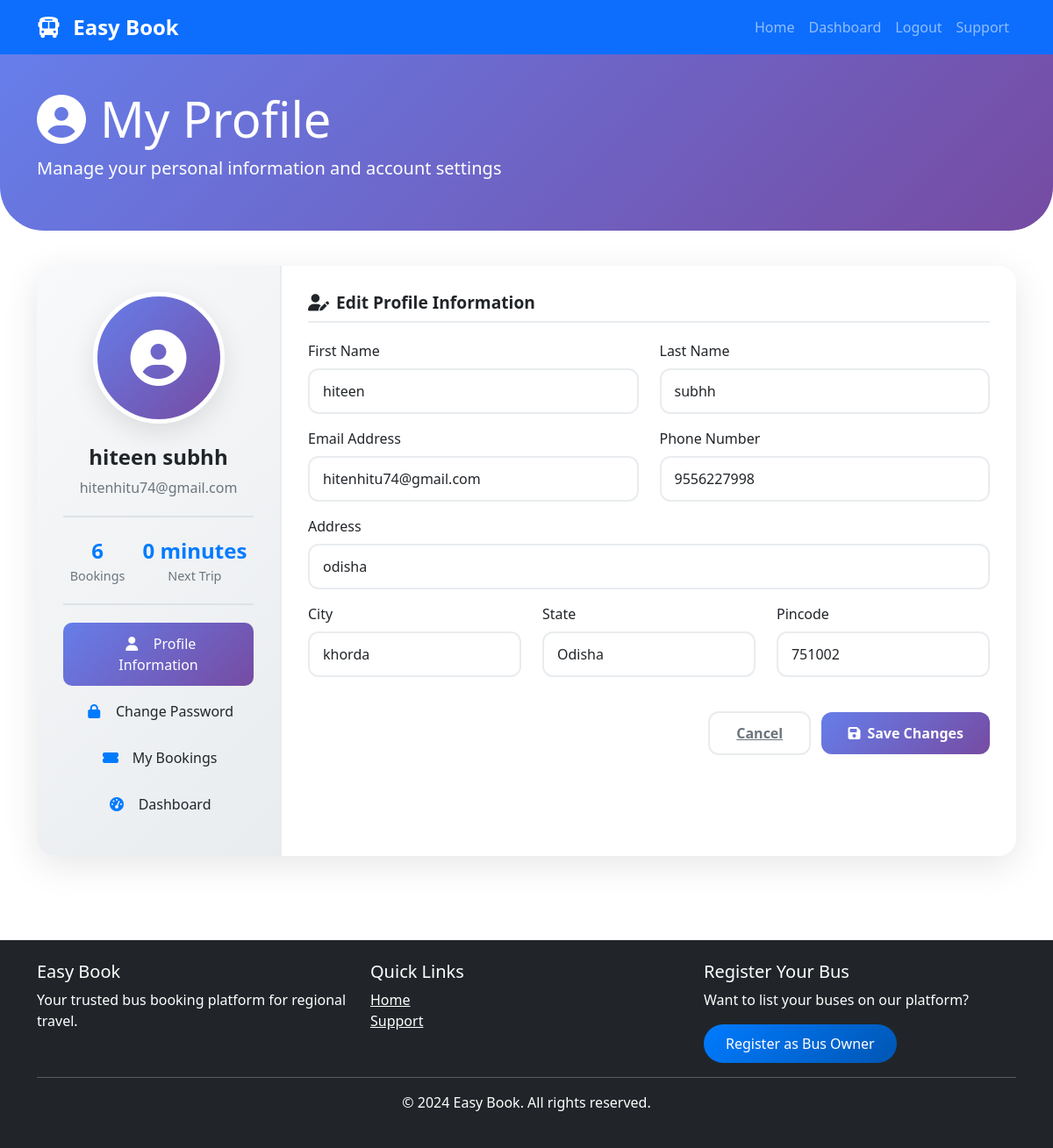
The app's page /accounts/profile/ (signed in) with its own data.
### easybook/apps/accounts/models.py (models this page shows, shortened)
class User(AbstractUser):
    USER_TYPES = (
        ('customer', 'Customer'),
        ('bus_owner', 'Bus Owner'),
        ('admin', 'Admin'),
    )
    user_type = models.CharField(max_length=20, choices=USER_TYPES, default='customer')
    phone = models.CharField(max_length=15, unique=True)
    email_verified = models.BooleanField(default=False)
    phone_verified = models.BooleanField(default=False)
    profile_pic = models.ImageField(upload_to='profile_pics/', null=True, blank=True)
    address = models.CharField(max_length=255, blank=True, null=True)
    city = models.CharField(max_length=100, blank=True, null=True)
    state = models.CharField(max_length=100, blank=True, null=True)
    pincode = models.CharField(max_length=10, blank=True, null=True)
    date_of_birth = models.DateField(null=True, blank=True)
    created_at = models.DateTimeField(auto_now_add=True)
    updated_at = models.DateTimeField(auto_now=True)
    groups = models.ManyToManyField(
        'auth.Group',
        verbose_name='groups',
        blank=True,
        help_text='The groups this user belongs to.',
        related_name="custom_user_set",
        related_query_name="custom_user",
    )
    user_permissions = models.ManyToManyField(
        'auth.Permission',
        verbose_name='user permissions',
        blank=True,
        help_text='Specific permissions for this user.',
        related_name="custom_user_set",
        related_query_name="custom_user",
    )

### easybook/apps/bookings/models.py (models this page shows, shortened)
class Booking(models.Model):
    BOOKING_STATUS = (
        ('pending', 'Pending'),
        ('confirmed', 'Confirmed'),
        ('cancelled', 'Cancelled'),
        ('completed', 'Completed'),
    )
    user = models.ForeignKey(User, on_delete=models.CASCADE, limit_choices_to={'user_type': 'customer'}, related_name='customer_bookings')
    route = models.ForeignKey(Route, on_delete=models.CASCADE, related_name='route_bookings')
    booking_date = models.DateTimeField(auto_now_add=True)
    journey_date = models.DateField()
    total_amount = models.DecimalField(max_digits=10, decimal_places=2)
    status = models.CharField(max_length=20, choices=BOOKING_STATUS, default='pending')
    payment_id = models.CharField(max_length=100, blank=True, null=True)
    payment_method = models.CharField(max_length=50, blank=True, null=True)
    booking_reference = models.CharField(max_length=20, unique=True)

### easybook/apps/accounts/views.py (the view, shortened to what this page needs)
# urls.py: path('profile/', views.profile_view, name='profile'),
@login_required
def profile_view(request):
    return render(request, 'customer/profile.html', {'user': request.user})

### templates/customer/profile.html (shortened to what this page needs)
{% extends 'base.html' %}
{% load static %}
{% block content %}
<div class="profile-header">
    <div class="container">
        <h1 class="display-4"><i class="fas fa-user-circle me-3"></i>My Profile</h1>
        <p class="lead">Manage your personal information and account settings</p>
    </div>
</div>
<div class="container mb-5">
    <div class="profile-card">
        <div class="row g-0">
            <div class="col-md-3">
                <div class="profile-sidebar">
                    <div class="profile-avatar">
                        <i class="fas fa-user-circle"></i>
                    </div>
                    <div class="profile-name">{{ user.get_full_name|default:user.username }}</div>
                    <div class="profile-email">{{ user.email }}</div>
                    <div class="profile-stats">
                        <div class="stat-item">
                            <div class="stat-value">{{ user.customer_bookings.count }}</div>
                            <div class="stat-label">Bookings</div>
                        </div>
                        <div class="stat-item">
                            <div class="stat-value">
                                {% if user.customer_bookings.all %}
                                    {{ user.customer_bookings.all.0.journey_date|timeuntil }}
                                {% else %}
                                    0
                                {% endif %}
                            </div>
                            <div class="stat-label">Next Trip</div>
                        </div>
                    </div>
                    <div class="nav flex-column nav-pills">
                        <a class="nav-link active" href="#profile" data-bs-toggle="pill">
                            <i class="fas fa-user me-2"></i> Profile Information
                        </a>
                        <a class="nav-link" href="#password" data-bs-toggle="pill">
                            <i class="fas fa-lock me-2"></i> Change Password
                        </a>
                        <a class="nav-link" href="{% url 'my_bookings' %}">
                            <i class="fas fa-ticket-alt me-2"></i> My Bookings
                        </a>
                        <a class="nav-link" href="{% url 'dashboard' %}">
                            <i class="fas fa-tachometer-alt me-2"></i> Dashboard
                        </a>
                    </div>
                </div>
            </div>
            <div class="col-md-9">
                <div class="profile-content">
                    <div class="tab-content">
                        <div class="tab-pane fade show active" id="profile">
                            <h4 class="form-section-title"><i class="fas fa-user-edit me-2"></i>Edit Profile Information</h4>
                            <form method="POST" action="{% url 'profile' %}">
                                <div class="row">
                                    <div class="col-md-6 mb-3">
                                        <label class="form-label">First Name</label>
                                        <input type="text" class="form-control" name="first_name"
                                               value="{{ user.first_name }}" placeholder="Enter first name">
                                    </div>
                                    <div class="col-md-6 mb-3">
                                        <label class="form-label">Last Name</label>
                                        <input type="text" class="form-control" name="last_name"
                                               value="{{ user.last_name }}" placeholder="Enter last name">
                                    </div>
                                </div>
                                <div class="row">
                                    <div class="col-md-6 mb-3">
                                        <label class="form-label">Email Address</label>
                                        <input type="email" class="form-control" name="email"
                                               value="{{ user.email }}" required placeholder="Enter email">
                                    </div>
                                    <div class="col-md-6 mb-3">
                                        <label class="form-label">Phone Number</label>
                                        <input type="tel" class="form-control" name="phone"
                                               value="{{ user.phone }}" required placeholder="Enter phone number">
                                    </div>
                                </div>
                                <div class="mb-3">
                                    <label class="form-label">Address</label>
                                    <input type="text" class="form-control" name="address"
                                           value="{{ user.address|default:'' }}" placeholder="Enter address">
                                </div>
                                <div class="row">
                                    <div class="col-md-4 mb-3">
                                        <label class="form-label">City</label>
                                        <input type="text" class="form-control" name="city"
                                               value="{{ user.city|default:'' }}" placeholder="City">
                                    </div>
                                    <div class="col-md-4 mb-3">
                                        <label class="form-label">State</label>
                                        <input type="text" class="form-control" name="state"
                                               value="{{ user.state|default:'' }}" placeholder="State">
                                    </div>
                                    <div class="col-md-4 mb-3">
                                        <label class="form-label">Pincode</label>
                                        <input type="text" class="form-control" name="pincode"
                                               value="{{ user.pincode|default:'' }}" placeholder="Pincode">
                                    </div>
                                </div>
                                <div class="text-end mt-4">
                                    <a href="{% url 'dashboard' %}" class="btn-cancel me-2">Cancel</a>
                                    <button type="submit" class="btn-save">
                                        <i class="fas fa-save me-2"></i>Save Changes
                                    </button>
                                </div>
                            </form>
                        </div>
                    </div>
                </div>
            </div>
        </div>
    </div>
</div>
{% endblock %}

### static/css/style.css (style rules this page uses)
:root { --primary-color: #007bff; --secondary-color: #6c757d; }
body { font-family: 'Segoe UI', Tahoma, Geneva, Verdana, sans-serif; min-height: 100vh; display: flex; flex-direction: column; }

### templates/customer/profile.html (style rules this page uses)
.profile-header { background: linear-gradient(135deg, #667eea 0%, #764ba2 100%); padding: 40px 0; margin-bottom: 40px; border-radius: 0 0 50px 50px; color: white; }
.profile-card { background: white; border-radius: 20px; box-shadow: 0 10px 40px rgba(0,0,0,0.1); overflow: hidden; }
.profile-sidebar { background: linear-gradient(135deg, #f8f9fa, #e9ecef); padding: 30px; text-align: center; border-right: 2px solid #e9ecef; height: 100%; }
.profile-avatar { width: 150px; height: 150px; background: linear-gradient(135deg, #667eea, #764ba2); border-radius: 50%; display: flex; align-items: center; justify-content: center; margin: 0 auto 20px; color: white; font-size: 4rem; border: 5px solid white; box-shadow: 0 10px 30px rgba(0,0,0,0.1); }
.profile-name { font-size: 1.5rem; font-weight: 700; color: var(--dark-text); margin-bottom: 5px; }
.profile-email { color: #6c757d; margin-bottom: 20px; }
.profile-stats { display: flex; justify-content: center; gap: 20px; margin: 20px 0; padding: 20px 0; border-top: 2px solid #dee2e6; border-bottom: 2px solid #dee2e6; }
.stat-item { text-align: center; }
.stat-value { font-size: 1.5rem; font-weight: 700; color: var(--primary-color); }
.stat-label { color: #6c757d; font-size: 0.9rem; }
.nav-pills .nav-link { color: var(--dark-text); border-radius: 10px; padding: 12px 20px; margin-bottom: 5px; transition: all 0.3s; }
.nav-pills .nav-link i { width: 25px; color: var(--primary-color); }
.nav-pills .nav-link.active { background: linear-gradient(135deg, #667eea, #764ba2); color: white; }
.nav-pills .nav-link.active i { color: white; }
.profile-content { padding: 30px; }
.form-section-title { font-size: 1.2rem; font-weight: 600; color: var(--dark-text); margin-bottom: 20px; padding-bottom: 10px; border-bottom: 2px solid #e9ecef; }
.form-label { font-weight: 500; color: var(--dark-text); margin-bottom: 8px; }
.form-control { border: 2px solid #e9ecef; border-radius: 12px; padding: 12px 15px; transition: all 0.3s; }
.btn-save { background: linear-gradient(135deg, #667eea, #764ba2); color: white; border: none; border-radius: 12px; padding: 12px 30px; font-weight: 600; transition: all 0.3s; }
.btn-cancel { background: white; color: #6c757d; border: 2px solid #e9ecef; border-radius: 12px; padding: 12px 30px; font-weight: 600; transition: all 0.3s; }

### records on screen
User: get_full_name "hiteen subhh", email "hitenhitu74@gmail.com", customer_bookings.count "6", customer_bookings.all.0.journey_date "0 minutes", first_name "hiteen", last_name "subhh", phone "9556227998", address "odisha", city "khorda", state "Odisha", pincode "751002"
